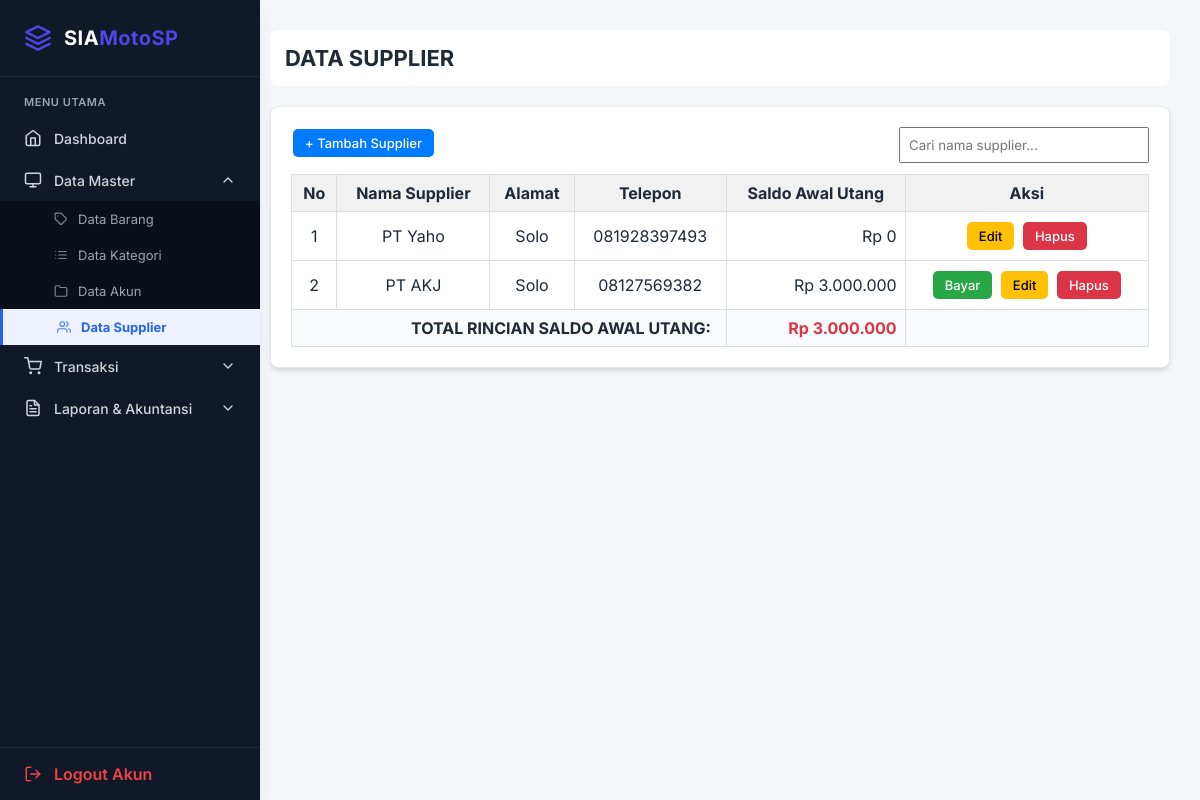
/supplier.php (signed in), run on the app's committed database.
### tables this page shows
CREATE TABLE `tb_supplier` (
  `id` int NOT NULL,
  `nama_supplier` varchar(100) DEFAULT NULL,
  `alamat` text,
  `telp` varchar(20) DEFAULT NULL,
  `saldo_awal_utang` decimal(15,2) DEFAULT '0.00'
);

### supplier.php (the view, shortened to what this page needs)
<?php
include "config/db.php";
$q = mysqli_query($conn, "SELECT * FROM tb_supplier ORDER BY id DESC");
?>
<!DOCTYPE html>
<html>
<head>
<link rel="stylesheet" href="inc/style.css">
</head>
<body>
<?php include "sidebar.php"; ?>
<div class="content">
<div class="header">DATA SUPPLIER</div>
<div class="card">
<a href="supplier_tambah.php" class="btn btn-tambah">+ Tambah Supplier</a>
<input
    type="text"
    id="searchInput"
    placeholder="Cari nama supplier..."
    style="float:right; padding:8px; width:250px; margin-bottom:10px;"
>
<table id="tabelSupplier">
<thead>
<tr>
    <th>No</th>
    <th>Nama Supplier</th>
    <th>Alamat</th>
    <th>Telepon</th>
    <th>Saldo Awal Utang</th>
    <th>Aksi</th>
</tr>
</thead>
<tbody>
<?php
$no = 1;
$total_saldo_utang = 0;
?>
<?php while ($row = mysqli_fetch_assoc($q)) {
    $saldo_awal = isset($row['saldo_awal_utang']) ? $row['saldo_awal_utang'] : 0;
    $total_saldo_utang += $saldo_awal;
?>
<tr>
    <td><?= $no++ ?></td>
    <td><?= htmlspecialchars($row['nama_supplier']) ?></td>
    <td><?= htmlspecialchars($row['alamat']) ?></td>
    <td><?= htmlspecialchars($row['telp']) ?></td>
    <td class="text-right">Rp <?= number_format($saldo_awal, 0, ',', '.') ?></td>
    <td>
        <?php if ($saldo_awal > 0) { ?>
            <a href="pembayaran_hutang.php?id_supplier=<?= $row['id'] ?>" class="btn btn-pay">Bayar</a>
        <?php } ?>
        <a href="supplier_edit.php?id=<?= $row['id'] ?>" class="btn btn-edit">Edit</a>
        <a href="supplier_hapus.php?id=<?= $row['id'] ?>"
           onclick="return confirm('Yakin ingin menghapus?')"
           class="btn btn-delete">
           Hapus
        </a>
    </td>
</tr>
<?php } ?>
</tbody>
<tfoot>
    <tr style="background: #f8fafc; font-weight: bold;">
        <td colspan="4" class="text-right" style="padding-right: 15px;">TOTAL RINCIAN SALDO AWAL UTANG:</td>
        <td class="text-right" style="color: #dc3545;">Rp <?= number_format($total_saldo_utang, 0, ',', '.') ?></td>
        <td></td>
    </tr>
</tfoot>
</table>
</div>
</div>
</body>
</html>

### inc/style.css (style rules this page uses)
:root { --primary: #4F46E5; --primary-hover: #4338CA; --success: #10B981; --danger: #EF4444; --bg-light: #F3F4F6; --sidebar-bg: #111827; --sidebar-text: #D1D5DB; --sidebar-hover: #1F2937; --card-bg: #FFFFFF; --text-main: #1F2937; --text-muted: #6B7280; --border: #E5E7EB; --shadow-sm: 0 1px 2px 0 rgba(0, 0, 0, 0.05); --shadow-md: 0 4px 6px -1px rgba(0, 0, 0, 0.1), 0 2px 4px -1px rgba(0, 0, 0, 0.06); --shadow-lg: 0 10px 15px -3px rgba(0, 0, 0, 0.1), 0 4px 6px -2px rgba(0, 0, 0, 0.05); }
* { margin: 0; padding: 0; box-sizing: border-box; font-family: 'Inter', sans-serif; }
body { background-color: var(--bg-light); color: var(--text-main); display: flex; min-height: 100vh; }
.content { padding: 32px; flex: 1; }
.card { background: var(--card-bg); border-radius: 12px; padding: 24px; box-shadow: var(--shadow-md); border: 1px solid var(--border); transition: transform 0.2s ease, box-shadow 0.2s ease; }
.btn { display: inline-flex; align-items: center; justify-content: center; padding: 10px 20px; border-radius: 8px; font-weight: 500; font-size: 14px; cursor: pointer; transition: all 0.2s; border: none; text-decoration: none; }

### supplier.php (style rules this page uses)
body { margin:0; font-family:Arial; background:#f4f6f9; }
.content { margin-left:240px; padding:30px; }
.header { background:#fff; padding:15px; border-radius:8px; font-size:22px; font-weight:bold; margin-bottom:20px; }
.card { background:#fff; padding:20px; border-radius:8px; }
table { width:100%; border-collapse:collapse; margin-top:15px; }
th, td { border:1px solid #ddd; padding:8px; text-align:center; }
th { background:#f1f1f1; }
.btn { padding:6px 12px; border-radius:5px; text-decoration:none; font-size:13px; display:inline-block; margin: 2px; }
.btn-tambah { background:#007bff; color:#fff; }
.btn-edit { background:#ffc107; color:#000; }
.btn-delete { background:#dc3545; color:#fff; }
.btn-pay { background:#28a745; color:#fff; }
.text-right { text-align: right !important; }

### data on the page
tb_supplier: nama_supplier "PT Yaho", alamat "Solo", telp "081928397493", saldo_awal_utang "0"
tb_supplier: nama_supplier "PT AKJ", alamat "Solo", telp "08127569382", saldo_awal_utang "3.000.000"

### other printed values
$total_saldo_utang "3.000.000"
